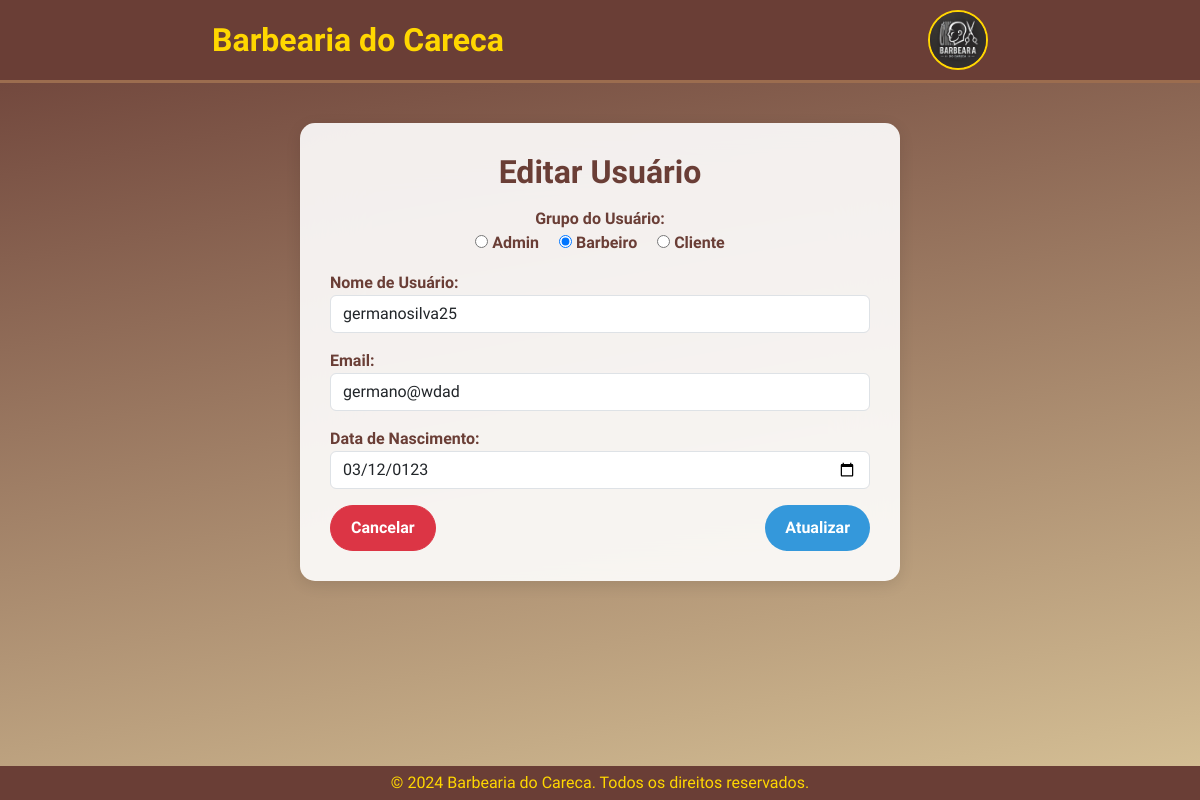
The page /editar.php?id=2 on the database its author committed.
### tables this page shows
CREATE TABLE `abc` (
  `id_usuario` int(11) NOT NULL,
  `nome` varchar(256) NOT NULL,
  `email` varchar(128) NOT NULL,
  `data_de_nascimento` date NOT NULL,
  `id_grupo` int(11) NOT NULL,
  `data_criacao` datetime NOT NULL DEFAULT current_timestamp()
);

### editar.php (the view, shortened to what this page needs)
<?php
include "conexao.php";
if (isset($_GET['id'])) {
    $id = $_GET['id'];
    $sql = "SELECT * FROM abc WHERE id_usuario = $id";
    $result = $conn->query($sql);
    if ($result->num_rows > 0) {
        $user = $result->fetch_assoc();
    } else {
        echo "Usuário não encontrado!";
        exit;
    }
}
?>
<!DOCTYPE html>
<html lang="pt-BR">
<head>
    <link href="https://cdn.jsdelivr.net/npm/bootstrap@5.3.3/dist/css/bootstrap.min.css" rel="stylesheet">
</head>
<body>
<nav>
   <div class="container1">
   <a href="index.php"><div class="brand">Barbearia do Careca</div></a>
   <a href="index.php"><img src="imagens/logu.webp" alt="Logo"></a>
    </div>
</nav><br>
<div class="container mt-3">
  <h2>Editar Usuário</h2>
  <form action="editar.php?id=<?php echo $id; ?>" method="POST">
    <div class="mb-3 mt-3" id="group">
      <label class="radio-group form-check-label">Grupo do Usuário:</label>
      <div class="radio-group">
          <div>
              <input type="radio" id="grupo1" name="id_grupo" value="1" <?php if ($user['id_grupo'] == 1) echo 'checked'; ?> onclick="info()">
              <label for="grupo1">Admin</label>
          </div>
          <div>
              <input type="radio" id="grupo2" name="id_grupo" value="2" <?php if ($user['id_grupo'] == 2) echo 'checked'; ?> onclick="info()">
              <label for="grupo2">Barbeiro</label>
          </div>
          <div>
              <input type="radio" id="grupo3" name="id_grupo" value="3" <?php if ($user['id_grupo'] == 3) echo 'checked'; ?> onclick="info()">
              <label for="grupo3">Cliente</label>
          </div>
      </div>
    </div>
    <div class="mb-3 mt-3">
      <label for="nome">Nome de Usuário:</label>
      <input id="nome" name="nome" class="form-control" type="text" value="<?php echo $user['nome']; ?>" required>
    </div>
    <div class="mb-3 mt-3">
      <label for="email">Email:</label>
      <input id="email" name="email" class="form-control" type="email" value="<?php echo $user['email']; ?>" required>
    </div>
    <div class="mb-3 mt-3">
      <label for="data_de_nascimento">Data de Nascimento:</label>
      <input id="data_de_nascimento" name="data_de_nascimento" class="form-control" type="date" value="<?php echo $user['data_de_nascimento']; ?>" required>
    </div>
    <div class="d-flex justify-content-between mt-3">
      <a href="lista_de_usuarios.php" class="btn btn-danger">Cancelar</a>
      <button type="submit" class="btn btn-primary">Atualizar</button>
    </div>
  </form>
</div>
<footer>
    &copy; 2024 Barbearia do Careca. Todos os direitos reservados.
</footer>
</body>
</html>

### editar.php (style rules this page uses)
body { font-family: 'MedievalSharp', serif; margin: 0; display: flex; flex-direction: column; height: 100vh; background-size: cover; background-position: center; color: #333; background-image: linear-gradient(170deg, #6a3e36, #d7c297); }
nav { background-color: #6a3e36; padding: 10px 0; border-bottom: 3px solid #9c6d4f; }
nav .container1 { display: flex; align-items: center; justify-content: space-around; }
nav .brand { font-size: 2rem; font-weight: bold; color: #ffd700; }
nav img { height: 60px; border: 2px solid #ffd700; border-radius: 50%; }
.container { width: 100%; max-width: 600px; padding: 30px; background-color: rgba(255, 255, 255, 0.9); border-radius: 15px; box-shadow: 0 4px 15px rgba(0, 0, 0, 0.1); backdrop-filter: blur(30px); }
h2, label { text-align: center; color: #6a3e36; font-weight: bold; }
.radio-group { display: flex; justify-content: center; gap: 20px; }
.btn { border-radius: 25px; padding: 10px 20px; font-weight: 600; transition: background-color 0.3s ease; color: #fff; }
.btn-primary { background-color: #3498db; border: none; }
a { text-decoration: none; }
footer { padding: 5px; width: 100%; text-align: center; color: #ffd700; margin-top: auto; background-color: #6a3e36; }

### rows shown on the page
abc: id_grupo "☐ Admin", id_grupo "☑ Barbeiro", id_grupo "☐ Cliente", nome "germanosilva25", email "germano@wdad", data_de_nascimento "03/12/0123"
